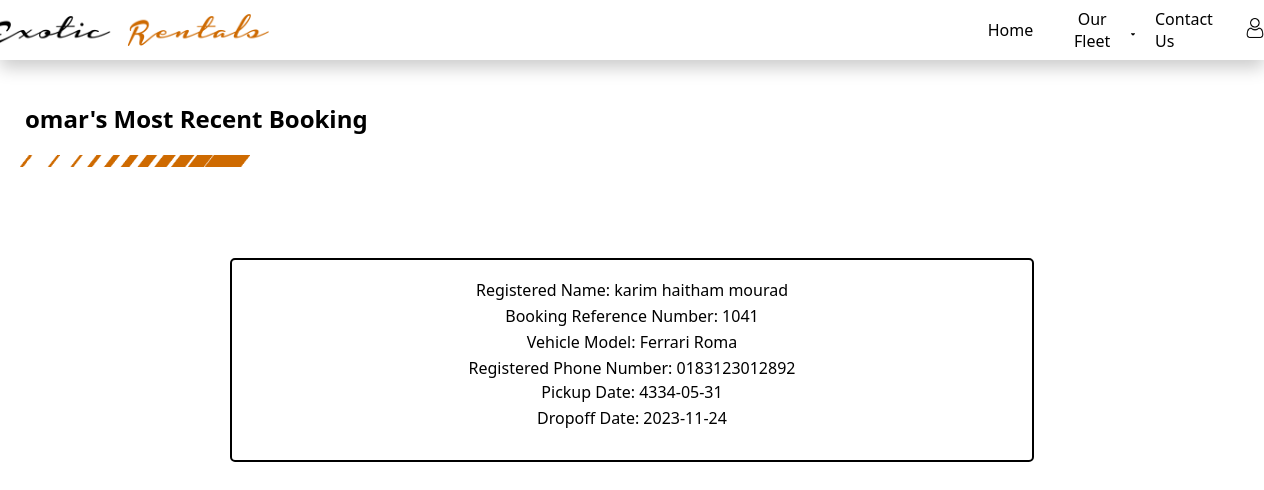
Screenshot of /bookings.php (signed in) with the database file from the repository.
### tables this page shows
CREATE TABLE `booking` (
  `id` int(11) NOT NULL,
  `pickup` date NOT NULL,
  `dropoff` date NOT NULL,
  `car` varchar(255) NOT NULL,
  `customername` varchar(255) NOT NULL,
  `phone` varchar(255) NOT NULL,
  `username` varchar(255) NOT NULL
);

### bookings.php (the view, shortened to what this page needs)
<?php
$connect = mysqli_connect("localhost", "root", "", "exotic-rentals", 3306);
$credentials = $_COOKIE['user_data'];
$userdata = json_decode($credentials, true);
$username = $userdata['username'];
$query = "SELECT * FROM booking WHERE username = '$username'";
$result = mysqli_query($connect, $query);
if (mysqli_num_rows($result) > 0) {
    while ($row = mysqli_fetch_assoc($result)) {
        $bookingref =  $row["id"] ;
        $pickupdate =  $row["pickup"] ;
        $dropoffdate =  $row["dropoff"] ;
        $car =   $row["car"] ;
        $customername =  $row["customername"] ;
        $phone =  $row["phone"] ;
    }
}
?>
<!DOCTYPE html>
<html lang="en">
<head>
    <link rel="stylesheet" href="bookings.css">
</head>
<body>
    <header>
        <nav>
            <ul>
                <div class="logo">
                    <a href="home.php"><img src="logo.png" alt=""></a>
                </div>
                <li><a href="home.php">Home</a></li>
                <li><div class="dropdown">
                    <button class="drop"> Our Fleet
                    <i class="fa fa-caret-down"></i></button>
                </div></li>
                <div class="arrow1">
                    <li><i><img src="caret-down-solid.svg" alt=""></i></li>
                </div>
                <li><a href="contactus.php">Contact Us</a></li>
                <li><div class="dropdown">
                <button class="user"> <i><img src="user.png" alt=""></i>
                    <i class="fa fa-caret-down"></i></button>
                </div></li>
            </ul>
        </nav>
    </header>
    <br>
    <h2 style="margin-left: 25px; "><?php echo  $username; ?>'s Most Recent Booking</h2>
    <div class="decor"> <img src="line.png" alt=""></div>
    <br>
    <div class="bookinglist">
        <div class="booking">
        <span class="text7">Registered Name: <?php echo  $customername; ?></span>
        <span class="text2">Booking Reference Number: <?php echo $bookingref ?></span>
        <span class="text3">Vehicle Model: <?php echo  $car; ?></span>
        <span class="text4">Registered Phone Number: <?php echo  $phone; ?></span>
        <span class="text5">Pickup Date: <?php echo  $pickupdate; ?></span>
        <span class="text6">Dropoff Date: <?php echo  $dropoffdate; ?></span>
        </div>
    </div>
</body>
</html>

### bookings.css (style rules this page uses)
body { margin: 0; padding: 0; font-family:system-ui, -apple-system, BlinkMacSystemFont, 'Segoe UI', Roboto, Oxygen, Ubuntu, Cantarell, 'Open Sans', 'Helvetica Neue', sans-serif; }
header { background-color: #ffffff; color: black; display: flex; justify-content: center; align-items: center; height: 60px; box-shadow: 0px 8px 16px 0px rgba(0,0,0,0.2); }
nav ul { display: flex; list-style: none; margin: 0; padding: 0; align-items: center; }
nav li { margin: 0 10px; }
nav a { color: black; text-decoration: none; }
.user img { height: 20px; position: static; align-items: right; }
.user { width: 35px; background-color: #fff; border: none; display: inline-block; justify-content: space-evenly; margin: auto; }
.arrow1 { width: 31px; margin-left: -20px; margin-top: 2px; }
.logo img { display: block; margin-right: 700px; width: 300px; }
.dropdown { float: left; overflow: hidden; }
.dropdown .drop { font-size: 16px; border: none; outline: none; color: black; padding: 14px 16px; background-color: inherit; font-family: inherit; margin: 0; }
.decor img { width: 230px; margin-left: 20px; margin-bottom: 15px; }
.booking { position: fixed; left: 50%; top: 45%; transform: translate(-50%, -50%); padding: 100px 400px; border: 2px solid black; border-radius: 5px; display: flex; }
.text7 { position: fixed; left: 50%; top: 15%; transform: translate(-50%, -50%); }
.text2 { position: fixed; left: 50%; top: 28%; transform: translate(-50%, -50%); }
.text3 { position: fixed; left: 50%; top: 41%; transform: translate(-50%, -50%); }
.text4 { position: fixed; left: 50%; top: 54%; transform: translate(-50%, -50%); }
.text5 { position: fixed; left: 50%; top: 66%; transform: translate(-50%, -50%); }
.text6 { position: fixed; left: 50%; top: 79%; transform: translate(-50%, -50%); }

### rows the page displays
booking: customername "karim haitham mourad", id "1041", car "Ferrari Roma", phone "0183123012892", pickup "4334-05-31", dropoff "2023-11-24"

### other values shown
$username "omar"
